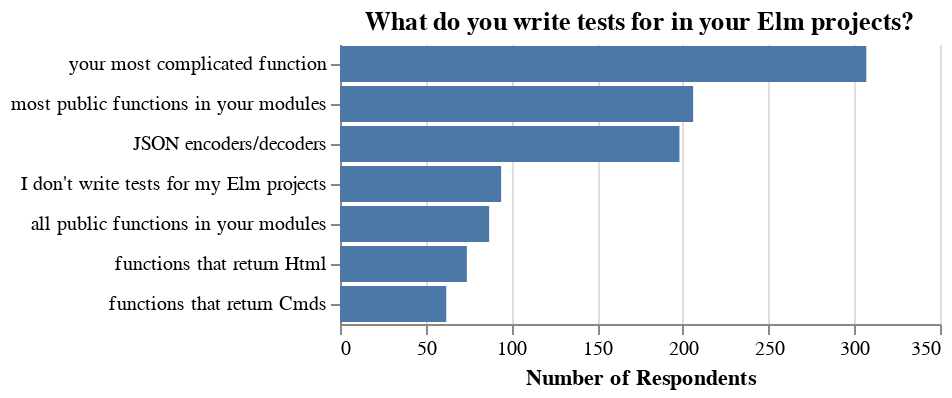

Write a Vega-Lite specification for this figure.
### Vega-Lite specification from a JSON file in a GitHub repository (floating-point values rounded to 4 significant figures)
{"$schema": "https://vega.github.io/schema/vega-lite/v3.json", "title": "What do you write tests for in your Elm projects?", "data": {"values": "test-targets,count,year,sort\nyour most complicated function,307,2018,\nmost public functions in your modules,206,2018,\nJSON encoders/decoders,198,2018,\nI don't write tests for my Elm projects,94,2018,\nall public functions in your modules,87,2018,\nfunctions that return Html,74,2018,\nfunctions that return Cmds,62,2018,\n", "format": {"type": "csv"}}, "config": {"view": {"stroke": "transparent"}, "axis": {"domainWidth": 1}}, "encoding": {"x": {"field": "count", "type": "quantitative", "axis": {"title": "Number of Respondents"}}, "y": {"field": "test-targets", "type": "nominal", "axis": {"title": null}, "sort": {"field": "count", "order": "descending", "op": "sum"}}}, "mark": "bar"}
